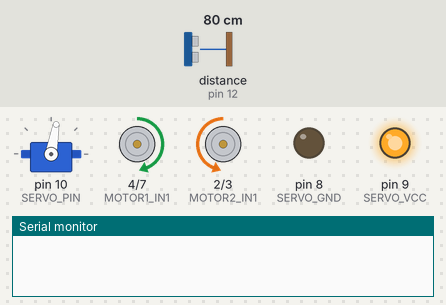
A sketch run on a simulated Arduino Uno, built with avr-gcc and run on an emulated ATmega328P. On the bench: servo, motor-driver pin pairs drawn as motors (green arrow = first pin HIGH = forward, orange = second pin HIGH = backward, longer = more drive, scaled by the enable pin), output pins drawn as LEDs (lit = HIGH), the last lines printed to the serial monitor. The inputs (shaded band) are chosen by the test bench; at power-on: distance to the obstacle (sensor on pin 12) 80 cm. The echo pulse lasts 58.3 µs per cm; pins used as bus, display or sensor lines are not drawn.

Above: at 1.2 s.
1.3 s: distance to the obstacle (sensor on pin 12) set to 22 cm
2.8 s: distance to the obstacle (sensor on pin 12) set to 18 cm
At 4.6 s:
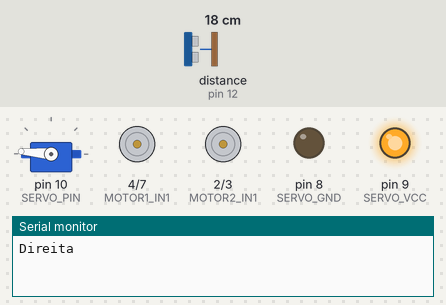
5.8 s: distance to the obstacle (sensor on pin 12) set to 2 cm
At 7.9 s:
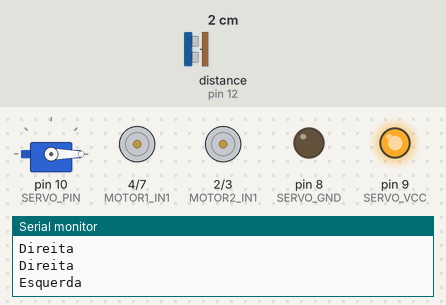
Timing chart, 0 to 14.8 s (numbered marks = the images above; inputs shaded):
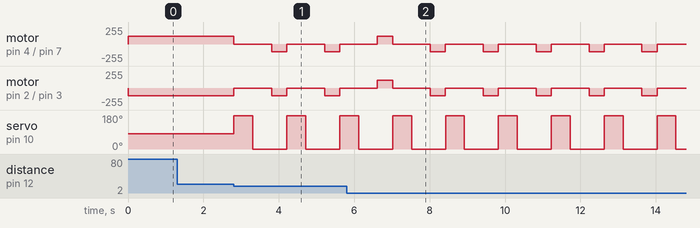

Measured:
- the behaviour switches between 20 and 19 cm on distance to the obstacle (sensor on pin 12) (found by bisection; images 0 and 1)
- after the input at 1.3 s, every drawn part: stays the same
- after the input at 2.8 s, motor on pin 4 (MOTOR1_IN1) / pin 7 (MOTOR1_IN2), motor on pin 2 (MOTOR2_IN1) / pin 3 (MOTOR2_IN2): alternates backward 115/255 for 0.40 s and stopped for 1.0 s, starting at once; servo on pin 10 (SERVO_PIN): alternates 175° for 0.50 s and 0° for 0.90 s, starting at once

The sketch:

main.ino
```cpp
#include <Ultrasonic.h>
#include <Servo.h>

const int MOTOR1_SPEED = 6;
const int MOTOR1_IN1 = 4;
const int MOTOR1_IN2 = 7;

const int MOTOR2_SPEED = 5;
const int MOTOR2_IN1 = 2;
const int MOTOR2_IN2 = 3;

const int ULTRASON_VCC = 13;
const int ULTRASON_ECHO = 12;
const int ULTRASON_TRIGGER = 11;

const int SERVO_GND = 8;
const int SERVO_VCC = 9;
const int SERVO_PIN = 10;

const float MIN_DISTANCE_CM = 2;

Ultrasonic ultrasonic(ULTRASON_TRIGGER, ULTRASON_ECHO);
Servo servo;

void setSpeedMotors(int val) {
  analogWrite(MOTOR1_SPEED, val);
  analogWrite(MOTOR2_SPEED, val);
}

void breakMotors(int time = 0) {
  setSpeedMotors(0);

  delay(time);
}

void forward(int time = 0) {
  motor1_CW();
  motor2_CW();
  delay(time);
}

void backward(int time = 0) {
  motor1_CCW();
  motor2_CCW();
  delay(time);
}

void toTheRight(int time = 0) {
  motor1_CCW();
  motor2_CW();
  delay(time);
}

void toTheLeft(int time = 0) {
  motor1_CW();
  motor2_CCW();
  delay(time);
}

void motor1_CW() {
  digitalWrite(MOTOR1_IN1, HIGH);
  digitalWrite(MOTOR1_IN2, LOW);
}

void motor1_CCW() {
  digitalWrite(MOTOR1_IN1, LOW);
  digitalWrite(MOTOR1_IN2, HIGH);
}

void motor2_CW() {
  digitalWrite(MOTOR2_IN1, LOW);
  digitalWrite(MOTOR2_IN2, HIGH);
}

void motor2_CCW() {
  digitalWrite(MOTOR2_IN1, HIGH);
  digitalWrite(MOTOR2_IN2, LOW);
}

void setup () {

  pinMode(MOTOR1_SPEED, OUTPUT);
  pinMode(MOTOR1_IN1, OUTPUT);
  pinMode(MOTOR1_IN2, OUTPUT);

  pinMode(MOTOR2_SPEED, OUTPUT);
  pinMode(MOTOR2_IN1, OUTPUT);
  pinMode(MOTOR2_IN2, OUTPUT);

  pinMode(ULTRASON_VCC, OUTPUT);
  pinMode(ULTRASON_ECHO, INPUT);
  pinMode(ULTRASON_TRIGGER, OUTPUT);

  digitalWrite(ULTRASON_VCC, HIGH);

  pinMode(SERVO_GND, OUTPUT);
  pinMode(SERVO_VCC, OUTPUT);
  pinMode(SERVO_PIN, OUTPUT);

  digitalWrite(SERVO_GND, LOW);
  digitalWrite(SERVO_VCC, HIGH);

  servo.attach(SERVO_PIN);
  servo.write(90);

  breakMotors(0);

  setSpeedMotors(150);

  Serial.begin(9600);
}

void moveServo(int angle = 0, int time = 0) {
  if(angle >= 0 || angle <= 180) {
    servo.write(angle);
  }
}

float getDistance() {
  float cmMsec;
  long microsec = ultrasonic.timing();
  cmMsec = ultrasonic.convert(microsec, Ultrasonic::CM);
  return cmMsec;
}

// int servoAngles[] = {175, 127, 80, 47, 0};

void loop () {
 setSpeedMotors(115);
 forward();
 moveServo(80);

  if(getDistance() < 20) {
    breakMotors();
    moveServo(175, 0);
    float dLeft = getDistance();
    delay(500);
    moveServo(0, 0);
    float dRight = getDistance();
    delay(500);

    if(dLeft > dRight) {
      Serial.println("Esquerda");
        setSpeedMotors(115);
       toTheLeft(400);
    } else {
        setSpeedMotors(115);
       toTheRight(400);
      Serial.println("Direita");
    }
  }
}
```
